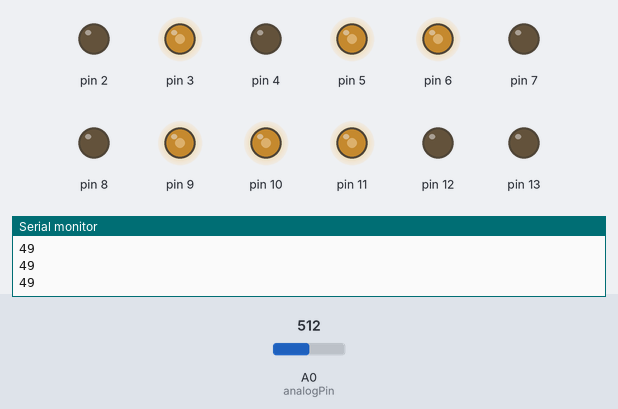
Recording of a sketch running on a simulated Arduino Uno, built with avr-gcc and run on an emulated ATmega328P. Shown: output pins drawn as LEDs (lit = HIGH), the last lines printed to the serial monitor. The test bench sets the inputs (shaded band); at power-on: A0 (analogPin) = 512.

Above: at 1.2 s.
1.3 s: A0 (analogPin) set to 523
At 1.8 s:
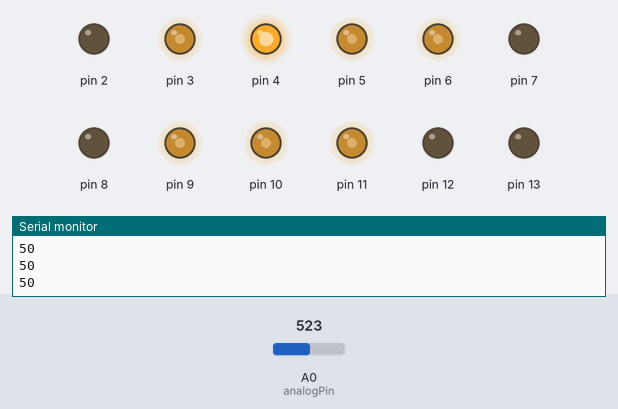
2.8 s: A0 (analogPin) set to 511
At 4.0 s:
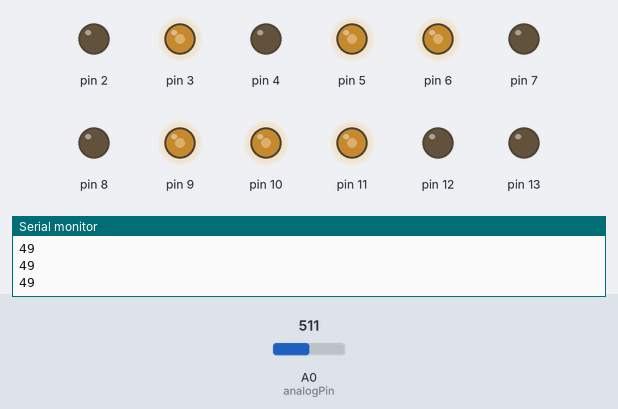
4.3 s: A0 (analogPin) set to 716
At 5.2 s:
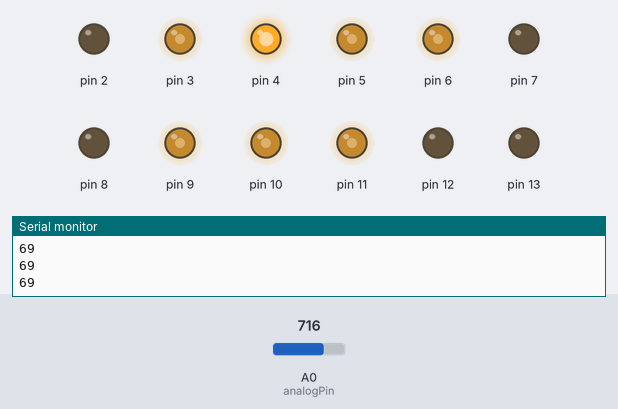
Timing chart, 0 to 7.3 s (numbered marks = the images above; inputs shaded):
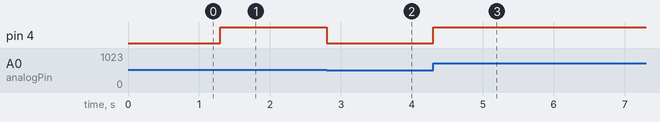

Measured:
- the behaviour switches between 513 and 514 on A0 (analogPin) (found by bisection; images 0 and 1)
- after the input at 1.3 s, pin 4: LOW → HIGH at once
- after the input at 2.8 s, pin 4: HIGH → LOW at once
- after the input at 4.3 s, pin 4: LOW → HIGH at once

The sketch:

PWM-analogWrite.ino
```cpp
int DutyCycle;
int DCOnTime;
int analogPin = A0;
long analogVal = 0;
long dimVal = 0;
long potiDC;

void setup() {
// ########  Input Values  ##############
DutyCycle = 50;     // %
// ######################################

DCOnTime = 255 * DutyCycle / 100;


Serial.begin (9600);
/*Serial.print ("Tastverhältnis = ");
Serial.println (DutyCycle);
Serial.print ("Umgerechnet = ");
Serial.println (DCOnTime);*/

pinMode (2, OUTPUT);
analogWrite (2, DCOnTime);
pinMode (3, OUTPUT);
analogWrite (3, DCOnTime);

pinMode (4, OUTPUT);

pinMode (5, OUTPUT);
analogWrite (5, DCOnTime);
pinMode (6, OUTPUT);
analogWrite (6, DCOnTime);
pinMode (7, OUTPUT);
analogWrite (7, DCOnTime);
pinMode (8, OUTPUT);
analogWrite (8, DCOnTime);
pinMode (9, OUTPUT);
analogWrite (9, DCOnTime);
pinMode (10, OUTPUT);
analogWrite (10, DCOnTime);
pinMode (11, OUTPUT);
analogWrite (11, DCOnTime);
pinMode (12, OUTPUT);
analogWrite (12, DCOnTime);
pinMode (13, OUTPUT);
analogWrite (13, DCOnTime);
}

void loop () {
  analogVal = analogRead (analogPin);
  dimVal = analogVal * 255 / 1023;
  potiDC = dimVal * 100 /255;
/*  Serial.print (analogVal);
  Serial.print ("     ");
  Serial.print (dimVal);
  Serial.print ("     "); */
  Serial.println (potiDC);
  analogWrite (4, dimVal);
  delay (10);
}
```
